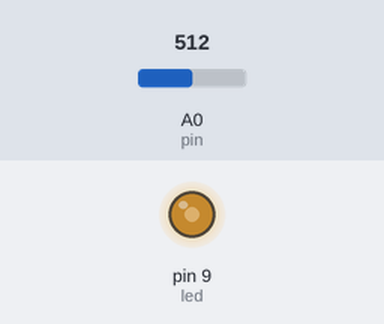
Recording of a sketch running on a simulated Arduino Uno, built with avr-gcc and run on an emulated ATmega328P. Shown: output pins drawn as LEDs (lit = HIGH). The inputs (shaded band) are chosen by the test bench; at power-on: A0 (pin) = 512. What the sketch prints to the serial monitor is not drawn.

Above: at 1.2 s.
1.3 s: A0 (pin) set to 716
At 1.7 s:
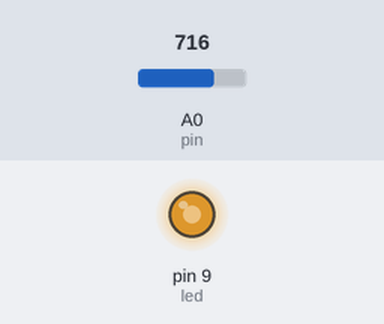
2.8 s: A0 (pin) set to 900
At 3.3 s:
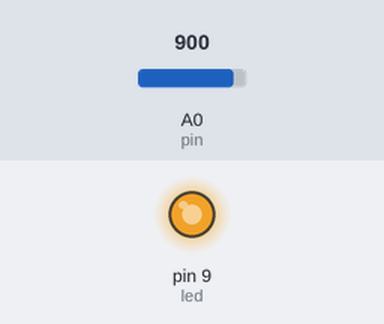
4.3 s: A0 (pin) set to 122
At 4.8 s:
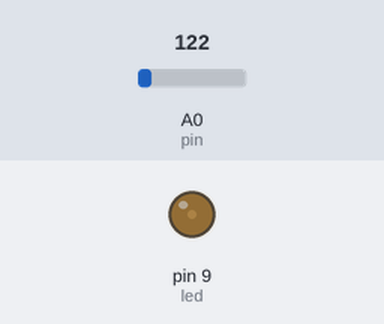
5.8 s: A0 (pin) set to 0
At 6.2 s:
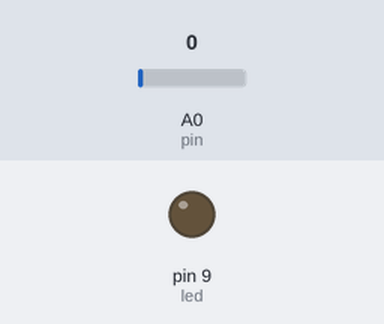
Timing chart, 0 to 8.3 s (numbered marks = the images above; inputs shaded):
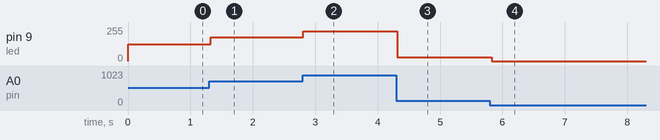

Measured:
- after the input at 1.3 s, pin 9 (led): 127/255 → 178/255 at once
- after the input at 2.8 s, pin 9 (led): 178/255 → 224/255 at once
- after the input at 4.3 s, pin 9 (led): 224/255 → 30/255 at once
- after the input at 5.8 s, pin 9 (led): 30/255 → 0/255 at once

The sketch:

serialToOF.ino
```cpp
const int pin = A0;
const int led = 9;

int value;

void setup() {
  Serial.begin(9600);
 }

void loop() {
  int num = analogRead(pin);
  value = map(num, 0, 1024, 0, 255);
  Serial.write(value);

  analogWrite(led, value);
  delay(30);
}
```
